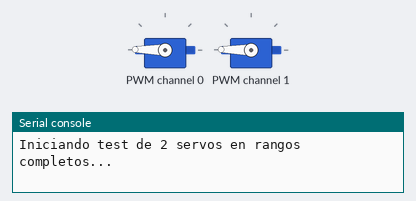
The program below on a simulated ESP32 board running MicroPython. Shown: 2 × servo, the last lines printed to the serial console. Servo angles are drawn from the pulse width (0.5 ms = 0°, 2.5 ms = 180°); library files of the repository ran but are not shown: pca9685.py. At 16.1 s the program stops and its outputs stay as they are.

Above: at 1.9 s.
At 4.8 s:
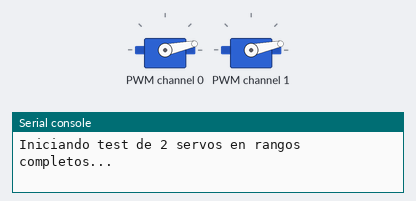
At 7.6 s:
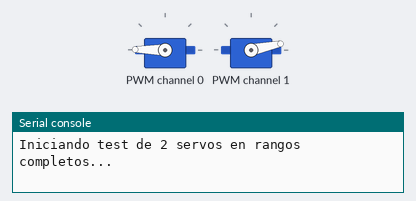
At 16.1 s:
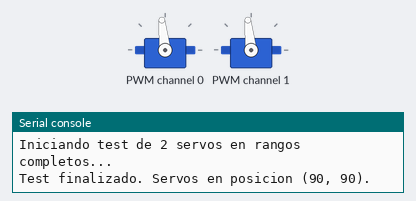
Timing chart, 0 to 17.6 s (numbered marks = the images above):
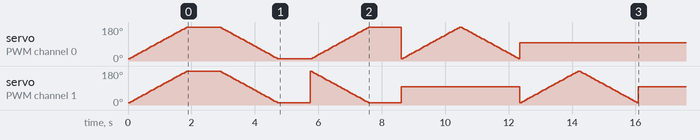

The program:

two_servos_test.py
```python
# two_servos_test.py

from machine import Pin, I2C
import time
import pca9685

def angle_to_pwm(angle):
    """
    Ajusta estos valores (min_duty y max_duty)
    para que tu servo no fuerce al llegar a 0° o 180°.
    """
    min_duty = 130   # Pulso ~0.65ms (aprox 0°)
    max_duty = 510   # Pulso ~2.45ms (aprox 180°)
    duty = int(min_duty + (angle/180.0)*(max_duty - min_duty))
    return duty

# Inicializa I2C y PCA9685
i2c = I2C(0, scl=Pin(22), sda=Pin(21))
pca = pca9685.PCA9685(i2c, address=0x40)
pca.set_freq(50)  # 50Hz: frecuencia típica para servos

# Definimos en qué canales están los dos servos
SERVO_PAN_CHANNEL = 0
SERVO_TILT_CHANNEL = 1

def move_servos(pan_angle, tilt_angle):
    """
    Mueve el servo de pan y tilt a los ángulos especificados.
    """
    pan_pwm = angle_to_pwm(pan_angle)
    tilt_pwm = angle_to_pwm(tilt_angle)
    pca.set_pwm(SERVO_PAN_CHANNEL, 0, pan_pwm)
    pca.set_pwm(SERVO_TILT_CHANNEL, 0, tilt_pwm)

print("Iniciando test de 2 servos en rangos completos...")

# Ejemplo 1: ambos servos recorren 0° -> 180° al mismo tiempo
for ang in range(0, 181, 5):
    move_servos(ang, ang)
    time.sleep(0.05)

# Pausa de 1s
time.sleep(1)

# Ejemplo 2: ambos servos regresan 180° -> 0° al mismo tiempo
for ang in range(180, -1, -5):
    move_servos(ang, ang)
    time.sleep(0.05)

time.sleep(1)

# Ejemplo 3: servo de pan va de 0°->180° mientras tilt va de 180°->0°
for ang in range(0, 181, 5):
    move_servos(ang, 180 - ang)
    time.sleep(0.05)

time.sleep(1)

# Ejemplo 4: un mini "barrido alterno" (tilt fijo, pan se mueve, luego al reves)
# Pan: 0->180->0, Tilt se mantiene en 90
move_servos(0, 90)
for ang in range(0, 181, 5):
    move_servos(ang, 90)
    time.sleep(0.05)
for ang in range(180, -1, -5):
    move_servos(ang, 90)
    time.sleep(0.05)

# Tilt: 0->180->0, mientras Pan se queda en 90
move_servos(90, 0)
for ang in range(0, 181, 5):
    move_servos(90, ang)
    time.sleep(0.05)
for ang in range(180, -1, -5):
    move_servos(90, ang)
    time.sleep(0.05)

print("Test finalizado. Servos en posicion (90, 90).")
# Dejamos servos en posicion central
move_servos(90, 90)
```
